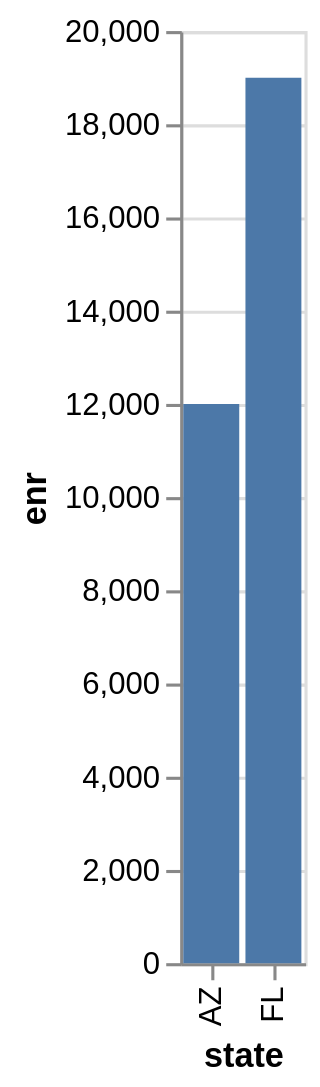

Vega-Lite specification for this chart:
### Vega-Lite specification from a JSON file in a GitHub repository (floating-point values rounded to 4 significant figures)
{"data": {"values": [{"x_data": "AZ", "y_data": 12000}, {"x_data": "FL", "y_data": 19000}]}, "mark": "bar", "encoding": {"x": {"field": "x_data", "type": "nominal", "title": "state", "sort": {"op": "sum", "field": "y_data", "order": "ascending"}}, "y": {"field": "y_data", "type": "quantitative", "title": "enr"}}}
